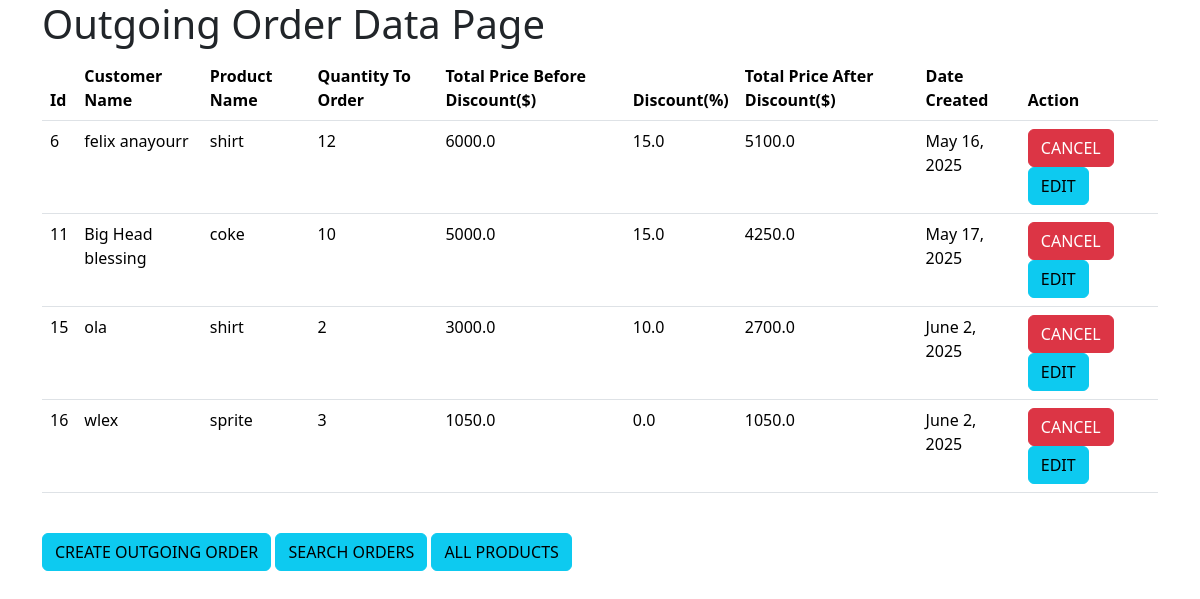
/alloutgoingorders, run on an earlier commit of the app's database.
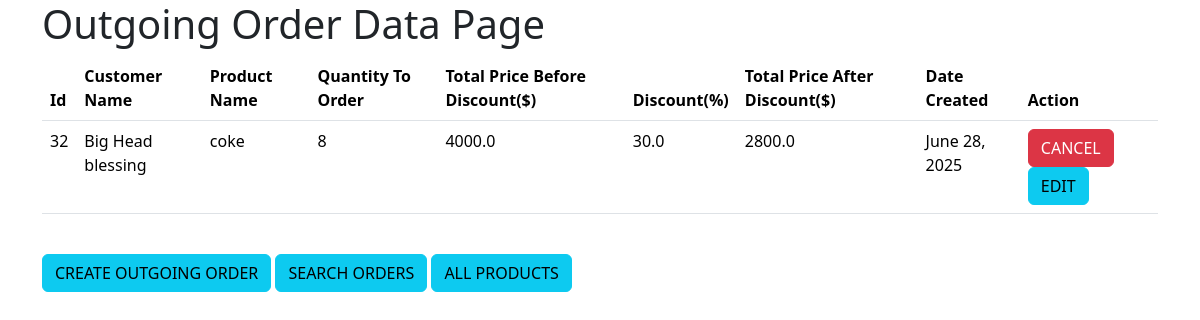
And on a later commit of the database.
### inventoryapp/models.py (models this page shows, shortened)
class OutgoingOrder(models.Model):
    productId = models.ForeignKey(Product, default=0, related_name="outgoingorder", on_delete=models.CASCADE)
    customerId = models.ForeignKey(Customer, default=0, related_name="outgoingorder", on_delete=models.CASCADE)
    quantityToOrder = models.IntegerField()
    totalPriceBeforeDiscount = models.FloatField()
    discount = models.FloatField()
    totalPriceAfterDiscount = models.FloatField()
    OrderDate = models.DateField(auto_now_add=True)

class Customer(models.Model):
    firstName = models.CharField(max_length=45)
    lastName = models.CharField(max_length=45)
    age = models.IntegerField()
    email = models.EmailField()
    phoneNumber = models.IntegerField()
    address = models.CharField(max_length=45)
    date_created = models.DateField(auto_now_add=True)
    def __str__(self):
        return self.firstName

class Product(models.Model):
    name = models.CharField(max_length=30, null=False)
    categoryId = models.ForeignKey(Category, related_name="product", on_delete=models.CASCADE)
    availableQuantity = models.IntegerField(default=0)
    unitPrice = models.FloatField(default=0)
    totalPrice = models.FloatField(default=0)
    date_created = models.DateField(auto_now_add=True)
    def __str__(self):
        return self.name

### inventoryapp/views.py (the view)
# urls.py: path('alloutgoingorders', views.alloutgoingorders, name='alloutgoingorders'),
def alloutgoingorders(request):
    orders = OutgoingOrder.objects.all()
    return render(request, "alloutgoingorders.html", context={"orders": orders})

### templates/alloutgoingorders.html (shortened to what this page needs)
<!DOCTYPE html>
<html lang="en">
<head>
     <link href="https://cdn.jsdelivr.net/npm/bootstrap@5.3.2/dist/css/bootstrap.min.css" rel="stylesheet"
>
</head>
<body>
<div class="container">
  <div class="row justify-content-center">
    <div class="col-md-20">
  <marquee><h1> Outgoing Order Data Page</h1></marquee>
        <table class="table">
          <thead>
            <tr>
                <th scope="col">Id</th>
                <th scope="col">Customer Name</th>
                <th scope="col">Product Name</th>
                <th scope="col">Quantity To Order</th>
                <th scope="col">Total Price Before Discount($)</th>
                <th scope="col">Discount(%)</th>
                <th scope="col">Total Price After Discount($)</th>
                <th scope="col">Date Created</th>
                <th scope="col">Action</th>
            </tr>
          </thead>
          <tbody>
             {% for order in orders %}
            <tr>
                <td>{{order.id}}</td>
                <td>{{order.customerId}}</td>
                <td>{{order.productId}}</td>
                <td>{{order.quantityToOrder}}</td>
                <td>{{order.totalPriceBeforeDiscount}}</td>
                <td>{{order.discount}}</td>
                <td>{{order.totalPriceAfterDiscount}}</td>
                <td>{{order.OrderDate}}</td>
                <td><a href="{% url 'confirmremoveoutgoingorder' order.id %}" class="btn btn-danger">CANCEL</a>
                    <a href="{% url 'updateoutgoingorder' order.id %}" class="btn btn-info">EDIT</a>
                </td>
            </tr>
            {% endfor %}
          </tbody>
        </table><br>
         <a href="{% url 'createoutgoingorder' %}" class="btn btn-info">CREATE OUTGOING ORDER</a>
        <a href="{% url 'searchorder' %}" class="btn btn-info">SEARCH ORDERS</a>
          <a href="{% url 'allproducts' %}" class="btn btn-info">ALL PRODUCTS</a>
        <br><br>
    </div>
  </div>
</div>
</body>
</html>

What changed in the data, as far as the page shows it:
removed OutgoingOrder: id "6", customerId "felix anayourr", productId "shirt", quantityToOrder "12", totalPriceBeforeDiscount "6000.0", discount "15.0", totalPriceAfterDiscount "5100.0", OrderDate "May 16, 2025"
removed OutgoingOrder: id "11", customerId "Big Head blessing", productId "coke", quantityToOrder "10", totalPriceBeforeDiscount "5000.0", discount "15.0", totalPriceAfterDiscount "4250.0", OrderDate "May 17, 2025"
removed OutgoingOrder: id "15", customerId "ola", productId "shirt", quantityToOrder "2", totalPriceBeforeDiscount "3000.0", discount "10.0", totalPriceAfterDiscount "2700.0", OrderDate "June 2, 2025"
removed OutgoingOrder: id "16", customerId "wlex", productId "sprite", quantityToOrder "3", totalPriceBeforeDiscount "1050.0", discount "0.0", totalPriceAfterDiscount "1050.0", OrderDate "June 2, 2025"
added OutgoingOrder: id "32", customerId "Big Head blessing", productId "coke", quantityToOrder "8", totalPriceBeforeDiscount "4000.0", discount "30.0", totalPriceAfterDiscount "2800.0", OrderDate "June 28, 2025"
